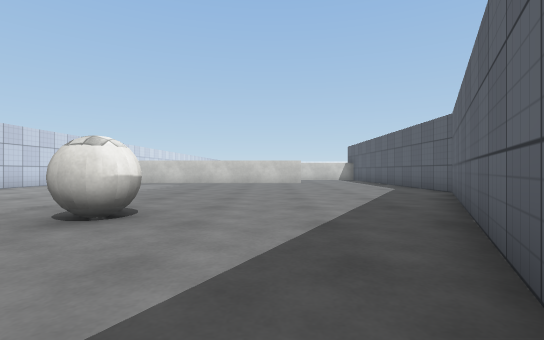
view 1 (above)

16 first-person views from a walk through a scene from a Unity 3-D project. The camera is 0.58 m above the floor, looks level and sees 85° across. The floor is counted in squares, 1 m on a side. Each view is taken from the middle of a square. On the plan, view 1 faces up. The plan holds only what a view shows up to about 9 squares ahead; the rest is blank. The place goes on beyond the plan. Surface patterns are stand-ins for the level's own textures.

view 2
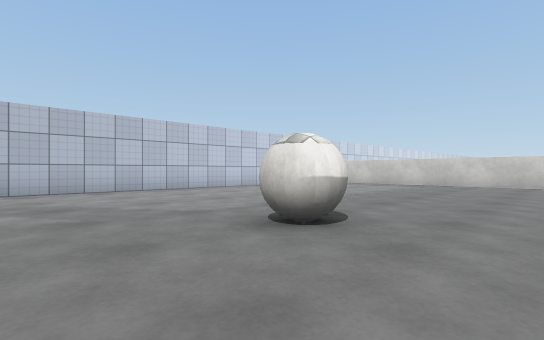

view 3
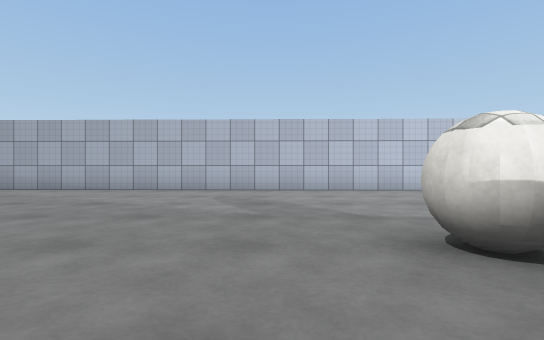

view 4
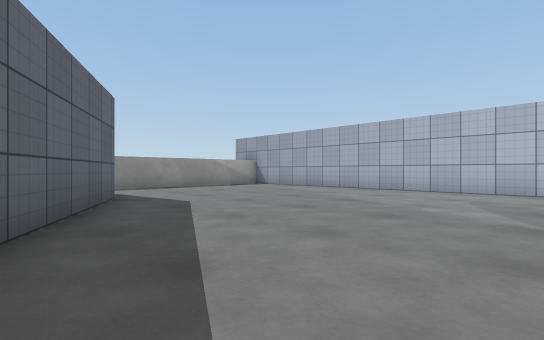

view 5
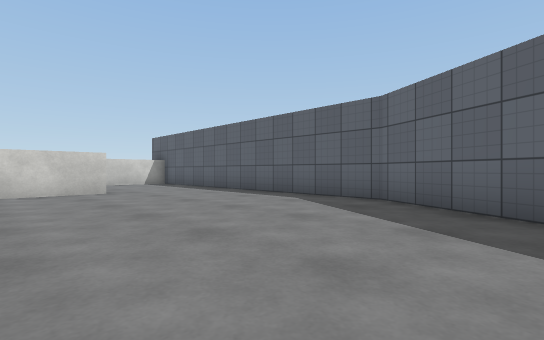

view 6
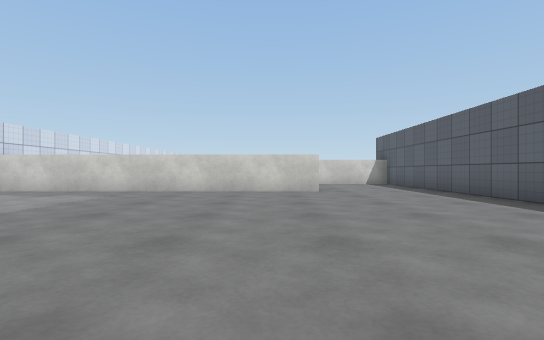

view 7
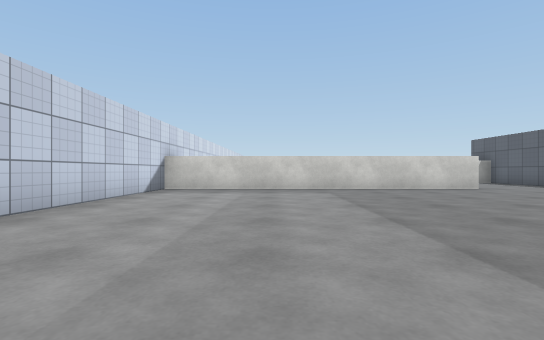

view 8
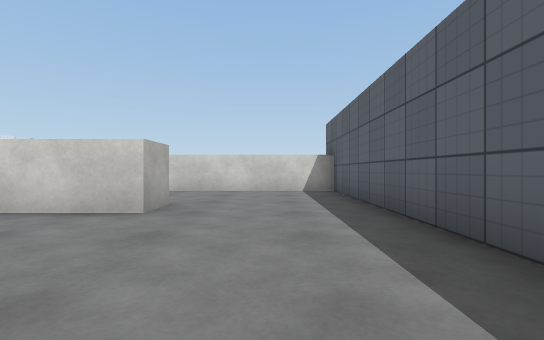

view 9
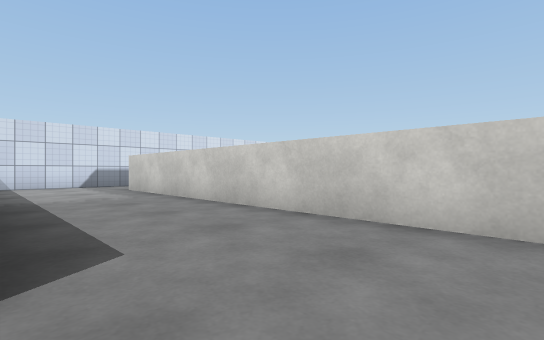

view 10
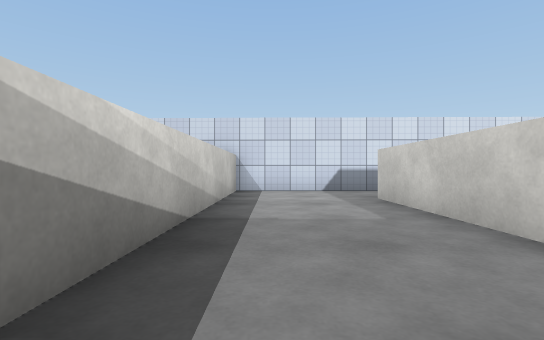

view 11
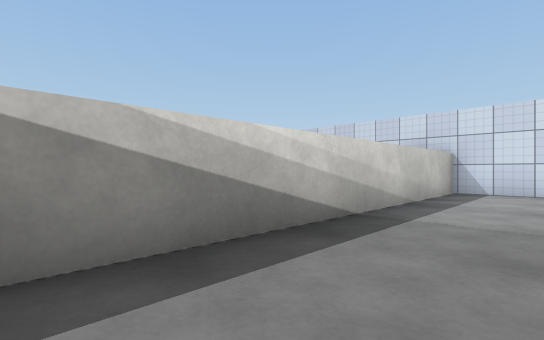

view 12
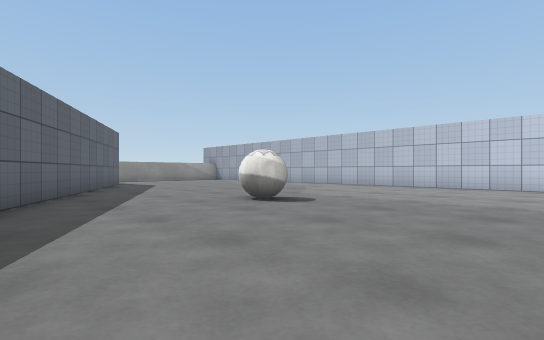

view 13
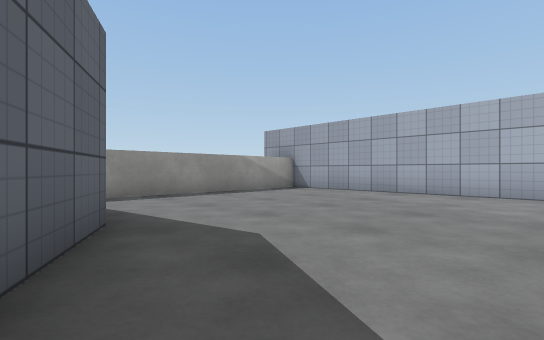

view 14
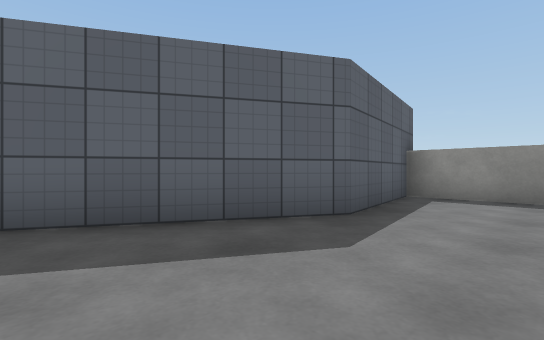

view 15
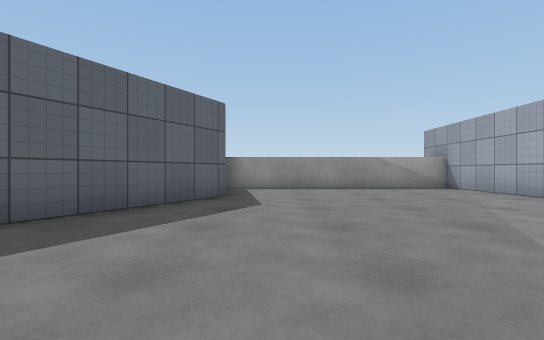

view 16
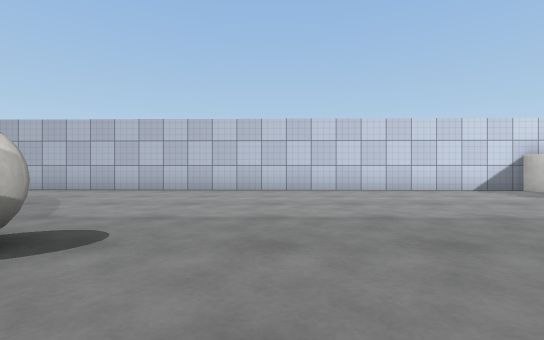

### Floor plan
Points are (right, up) in squares from view 1. A wall is a line through its corners. A room is listed if a view was taken in it or the views show most of it. See-through windows are left out.
Room 1 (views 1, 2, 3, 4, 5, 6, 7, 8, 9, 10, 11, 12, 13, 14, 15, 16)
walls: (1.3, 14) (1.3, 13) (-8.3, 13) (-8.6, -7.1); (-8.2, 16.4) (-8.2, 14) (0, 14); (-1.5, -7.5) (-2, -4.5) (4.6, 7.6) (4.7, 17.2) (-6.1, 17.2)
ways out: opening at (-7, 17.5)
objects: other object (-3, 3) to (-2, 4)

Where each view was taken, in squares from view 1:
view 1: 0 up, 0 right, facing up
view 2: 1 up, 0 right, facing up-left
view 3: 2 up, 0 right, facing left
view 4: 2 up, 0 right, facing down-left
view 5: 5 up, 1 left, facing up-right
view 6: 5 up, 0 right, facing up
view 7: 4 up, 5 left, facing up
view 8: 9 up, 3 right, facing up
view 9: 14 up, 3 right, facing up-left
view 10: 15 up, 0 right, facing left
view 11: 16 up, 0 right, facing down-left
view 12: 8 up, 2 right, facing down-left
view 13: 1 down, 1 left, facing down-left
view 14: 1 down, 4 left, facing down-right
view 15: 2 up, 3 left, facing down
view 16: 6 up, 0 right, facing left
